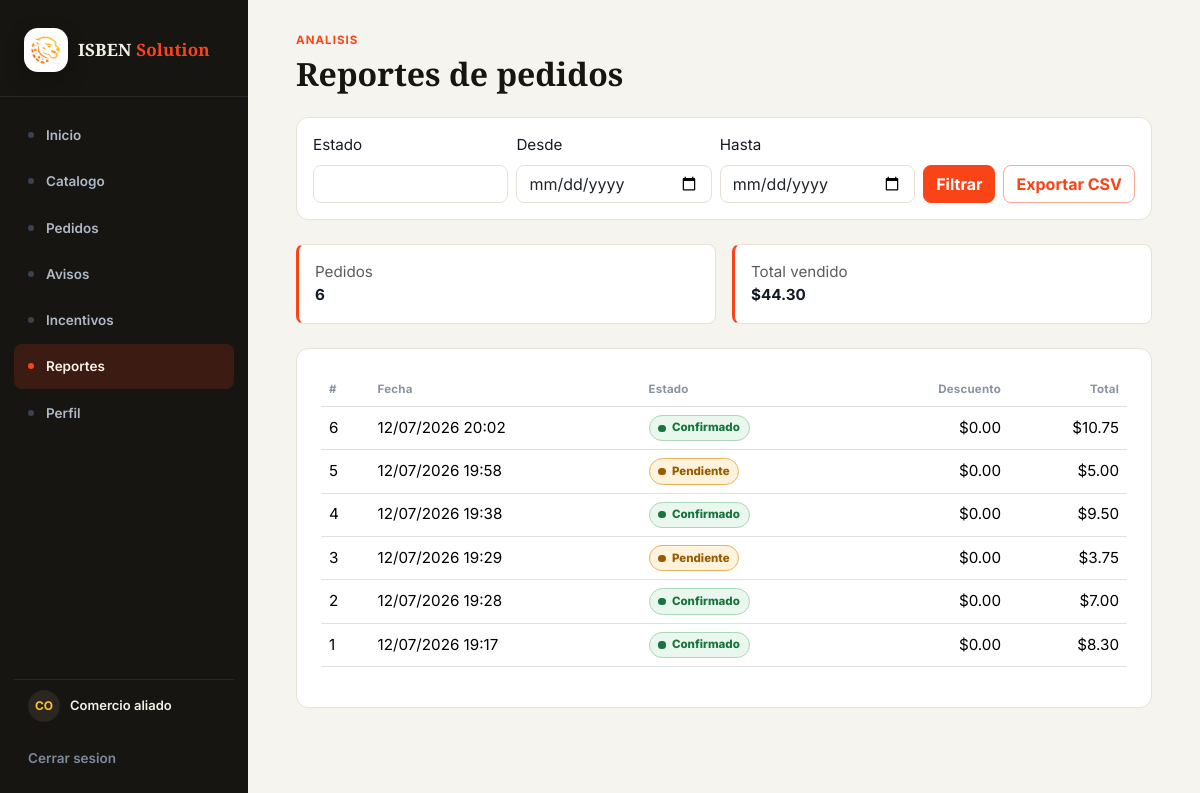
Before: /reportes/ (signed in) with the older database file.
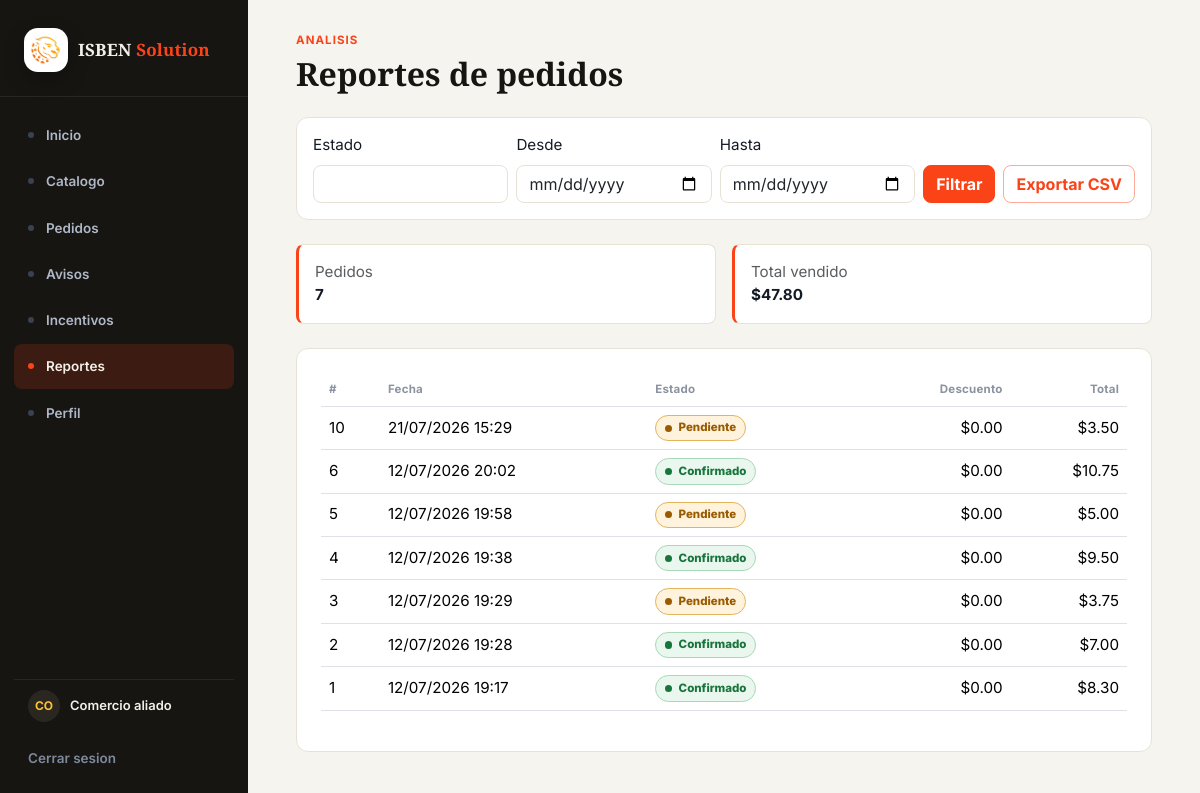
After: the same page with the newer database file.
### plataforma/models.py (models this page shows, shortened)
class Pedido(models.Model):
    fecha = models.DateTimeField()
    estado = models.CharField(max_length=50)
    monto_total = models.FloatField()
    descuento = models.FloatField()
    sincronizado = models.BooleanField(default=False)
    comercio = models.ForeignKey(Comercio, on_delete=models.CASCADE,
    related_name="pedidos")
    usuario = models.ForeignKey(Usuario, on_delete=models.CASCADE,
    related_name="pedidos")

### plataforma/views.py (the view)
# urls.py: path("reportes/", views.reportes, name="reportes"),
@comercio_requerido
def reportes(request):
    form, pedidos = filtrar_pedidos_reporte(request, request.comercio_actual)
    resumen = pedidos.aggregate(total=Sum("monto_total"), cantidad=Count("id"))
    resumen["total"] = resumen["total"] or 0
    resumen["cantidad"] = resumen["cantidad"] or 0
    return render(
        request,
        "plataforma/reportes.html",
        {
            "form": form,
            "pedidos": pedidos,
            "resumen": resumen,
        },
    )

### plataforma/forms.py
class ReporteFiltroForm(forms.Form):
    estado = forms.CharField(max_length=50, required=False, label="Estado")
    fecha_desde = forms.DateField(
        required=False,
        label="Desde",
        widget=forms.DateInput(attrs={"type": "date"}),
    )
    fecha_hasta = forms.DateField(
        required=False,
        label="Hasta",
        widget=forms.DateInput(attrs={"type": "date"}),
    )
    def __init__(self, *args, **kwargs):
        super().__init__(*args, **kwargs)
        for field in self.fields.values():
            field.widget.attrs.setdefault("class", "form-control")

### plataforma/views.py (called while the page is built)
def obtener_usuario_actual(request):
    usuario_id = request.session.get("usuario_id")
    if not usuario_id:
        return None
    usuario = Usuario.objects.select_related("comercio").filter(id=usuario_id).first()
    if usuario and request.session.get("usuario_rol") != usuario.rol:
        request.session["usuario_rol"] = usuario.rol
        request.session.modified = True
    return usuario

def es_usuario_logistica(usuario):
    return usuario.rol.strip().lower() == "logistica"

def es_usuario_administrador(usuario):
    return usuario.rol.strip().lower() == "administrador"

### plataforma/templates/plataforma/reportes.html (shortened to what this page needs)
{% extends 'plataforma/master.html' %}
{% block content %}
<section class="container-lg">
    <p class="brand-eyebrow">Analisis</p>
    <h1 class="brand-title h2 mb-4">Reportes de pedidos</h1>
    <form class="brand-card p-3 mb-4" method="get">
        <div class="row g-2 align-items-end">
            {% for field in form %}
                <div class="col-md">
                    <label class="form-label" for="{{ field.id_for_label }}">{{ field.label }}</label>
                    {{ field }}
                </div>
            {% endfor %}
            <div class="col-md-auto">
                <button class="btn btn-brand w-100" type="submit">Filtrar</button>
            </div>
            <div class="col-md-auto">
                <a class="btn btn-outline-brand w-100" href="{% url 'reportes_csv' %}?{{ request.GET.urlencode }}">Exportar CSV</a>
            </div>
        </div>
    </form>
    <div class="row g-3 mb-4">
        <div class="col-md-6">
            <div class="brand-panel p-3">
                <span class="text-muted d-block">Pedidos</span>
                <strong>{{ resumen.cantidad }}</strong>
            </div>
        </div>
        <div class="col-md-6">
            <div class="brand-panel p-3">
                <span class="text-muted d-block">Total vendido</span>
                <strong>${{ resumen.total|floatformat:2 }}</strong>
            </div>
        </div>
    </div>
    <div class="brand-card p-4">
        <div class="table-responsive">
            <table class="table brand-table align-middle">
                <thead>
                    <tr>
                        <th>#</th>
                        <th>Fecha</th>
                        <th>Estado</th>
                        <th class="text-end">Descuento</th>
                        <th class="text-end">Total</th>
                    </tr>
                </thead>
                <tbody>
                    {% for pedido in pedidos %}
                        <tr>
                            <td>{{ pedido.id }}</td>
                            <td>{{ pedido.fecha|date:"d/m/Y H:i" }}</td>
                            <td>{% include 'plataforma/partials/estado_pedido.html' with estado=pedido.estado %}</td>
                            <td class="text-end">${{ pedido.descuento|floatformat:2 }}</td>
                            <td class="text-end">${{ pedido.monto_total|floatformat:2 }}</td>
                        </tr>
                    {% empty %}
                        <tr><td colspan="5" class="text-center text-muted">No hay datos para los filtros aplicados.</td></tr>
                    {% endfor %}
                </tbody>
            </table>
        </div>
    </div>
</section>
{% endblock %}

### plataforma/templates/plataforma/partials/estado_pedido.html
{% with estado_normalizado=estado|lower %}
<span class="status-badge {% if estado_normalizado == 'confirmado' %}status-badge-confirmed{% elif estado_normalizado == 'pendiente' %}status-badge-pending{% elif estado_normalizado == 'en camino' %}status-badge-transit{% elif estado_normalizado == 'cancelado' %}status-badge-cancelled{% else %}status-badge-neutral{% endif %}">
    <span class="status-badge-dot" aria-hidden="true"></span>
    {{ estado }}
</span>
{% endwith %}

Changed rows visible on the page:
added Pedido: id "10", fecha "21/07/2026 15:29", estado "Pendiente", descuento "0.00", monto_total "3.50"
Other visible differences:
{{ resumen.cantidad }}: "6" → "7"
{{ resumen.total|floatformat:2 }}: "44.30" → "47.80"
